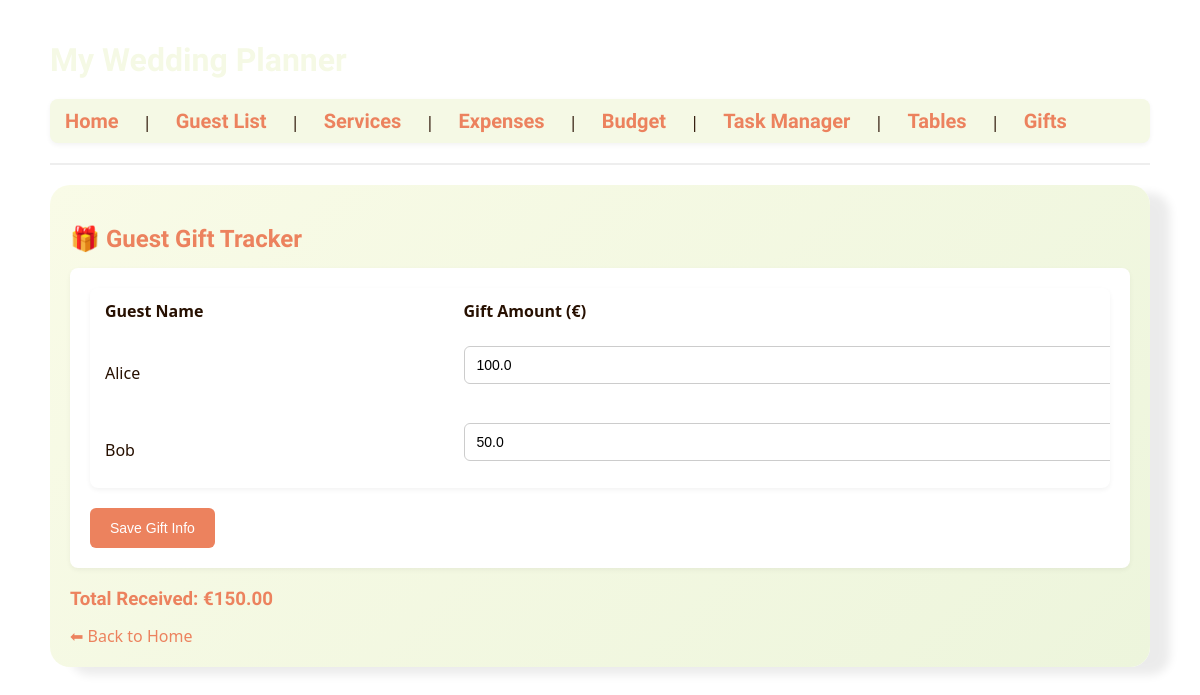
Before: /edit_gifts with the older database file.
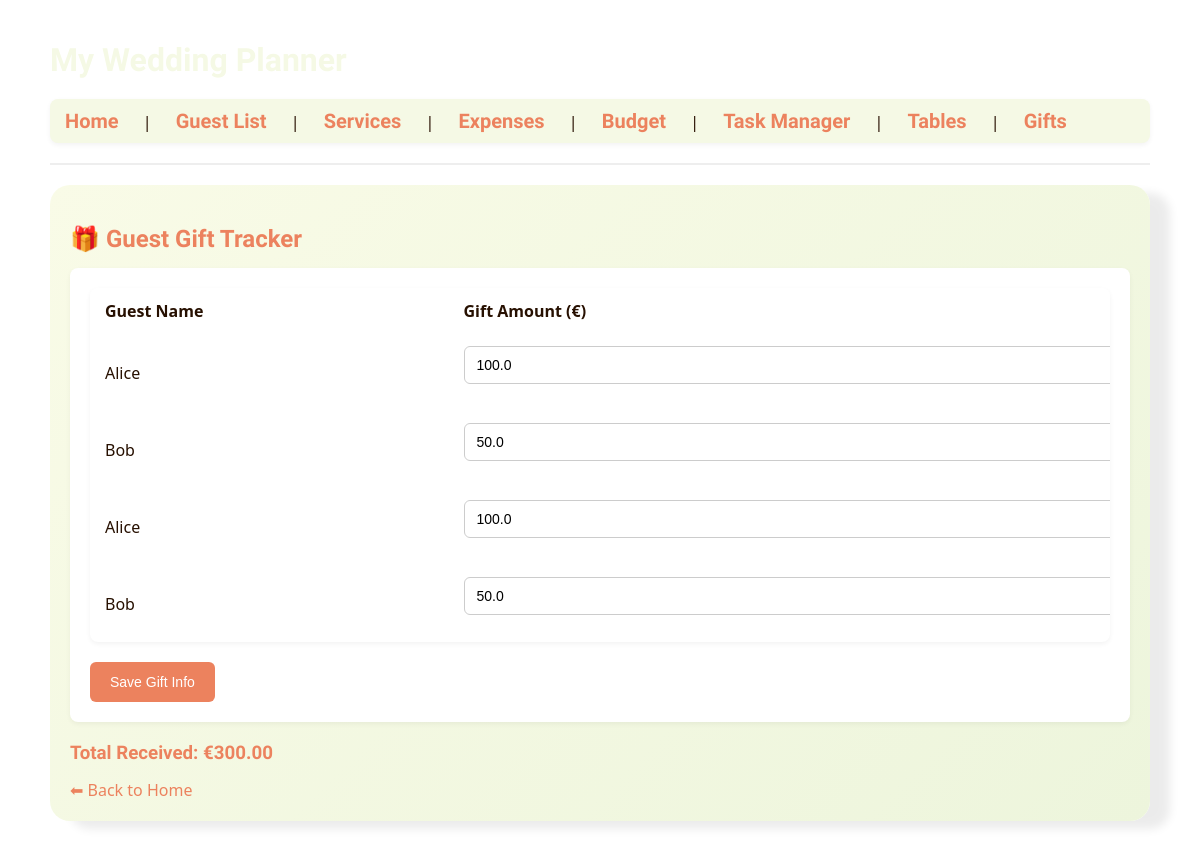
After: the same page with the newer database file.
### tables this page shows
CREATE TABLE guests (
        id INTEGER PRIMARY KEY AUTOINCREMENT,
        name TEXT,
        rsvp TEXT,
        dietary TEXT,
        plus_ones INTEGER,
        kids INTEGER,
        hotel INTEGER,
        phone TEXT,
        table_number INTEGER,
        gift_amount REAL
    , table_assignment INTEGER);

### app.py (the view, shortened to what this page needs)
@app.route('/edit_gifts', methods=['GET', 'POST'])
def edit_gifts():
    conn = get_db_connection()
    guests = conn.execute('SELECT * FROM guests').fetchall()
    total_gifts = sum(g['gift_amount'] for g in guests)
    return render_template('edit_gifts.html', guests=guests, total_gifts=total_gifts)

### app.py (called while the page is built)
def get_db_connection():
    conn = sqlite3.connect(DB_PATH)
    conn.row_factory = sqlite3.Row
    return conn

### templates/edit_gifts.html
{% extends 'layout.html' %}
{% block content %}
<div class="content-box">
    <h2>🎁 Guest Gift Tracker</h2>
    <form method="post">
        <table>
            <tr>
                <th>Guest Name</th>
                <th>Gift Amount (€)</th>
            </tr>
            {% for guest in guests %}
            <tr>
                <td>{{ guest.name }}</td>
                <td>
                    <input type="number" step="0.01" name="gift_{{ guest.id }}" value="{{ guest.gift_amount or 0 }}">
                </td>
            </tr>
            {% endfor %}
        </table>
        <button type="submit">Save Gift Info</button>
    </form>
    <h3>Total Received: €{{ "%.2f"|format(total_gifts) }}</h3>
    <a href="{{ url_for('home') }}">⬅ Back to Home</a>
</div>
{% endblock %}

Changed rows visible on the page:
added guests: name "Alice", gift_amount "100.0"
added guests: name "Bob", gift_amount "50.0"
Other visible differences:
{{ "%.2f"|format(total_gifts) }}: "150.00" → "300.00"
